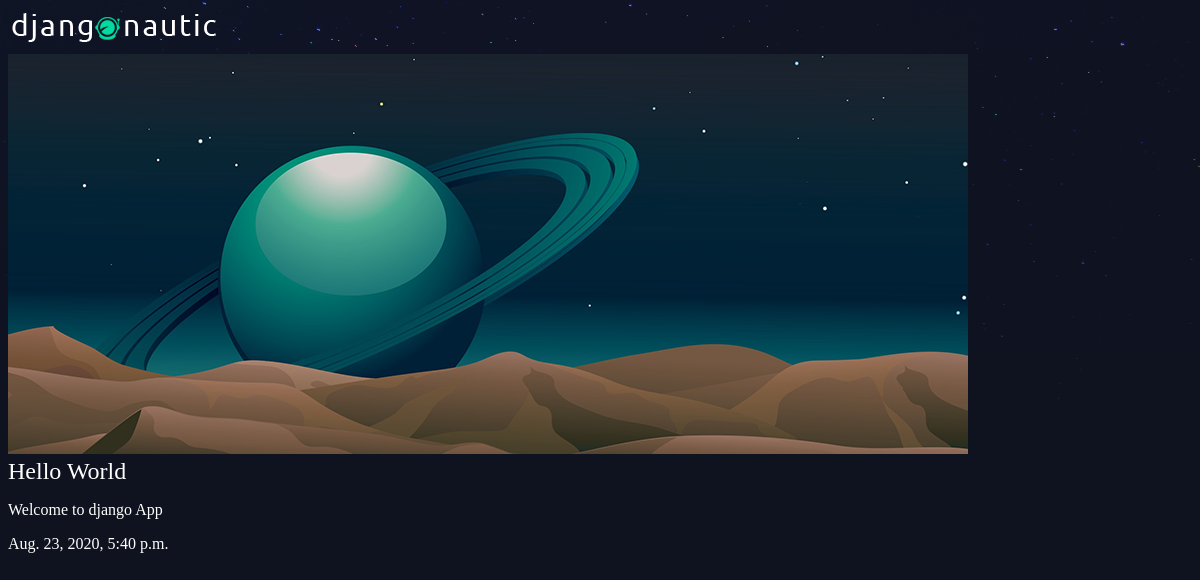
Screenshot of /articles/hello-world/ with the database file from the repository.
### articles/models.py (models this page shows, shortened)
class Articles(models.Model):
    title = models.CharField(max_length=100)
    slug = models.SlugField()
    body = models.TextField()
    date = models.DateTimeField(auto_now_add=True)
    thumb = models.ImageField(default='default.png', blank=True)

### articles/views.py (the view)
# urls.py: url(r'^(?P<slug>[\w-]+)/$', views.articles_detail, name='detail')
def articles_detail(request, slug):
    article = Articles.objects.get(slug=slug)
    return render(request, 'articles/articles_detail.html', {'article': article})

### articles/templates/articles/articles_detail.html
{% extends 'base_layout.html' %}
{% block content %}
    <div class="article-detail">
        <div class="article">
            <img src="{{ article.thumb.url }}">
            <h2>{{ article.title }}</h2>
            <p>{{ article.body }}</p>
            <p>{{ article.date }}</p>
        </div>
    </div>
{% endblock %}

### assets/style.css (style rules this page uses)
body { background-color: #0f121f; background-image: url(stars.png); background-repeat: no-repeat; color: #fff; }
body * { font-family: Ubuntu; }
h1, h2, h3, h4, h5 { font-weight: normal; margin: 0; }

### rows the page displays
Articles: thumb (placeholder picture), title "Hello World", body "Welcome to django App", date "Aug. 23, 2020, 5:40 p.m."
